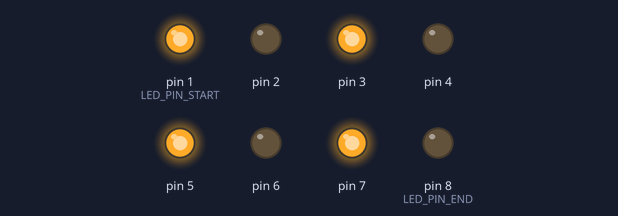
The sketch below on a simulated Arduino Uno, built with avr-gcc and run on an emulated ATmega328P. On the bench: output pins drawn as LEDs (lit = HIGH).

Above: at 0.5 s.
At 1.5 s:
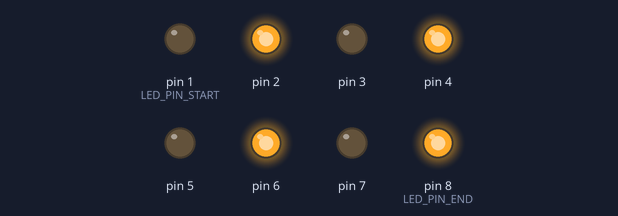
At 3.05 s:
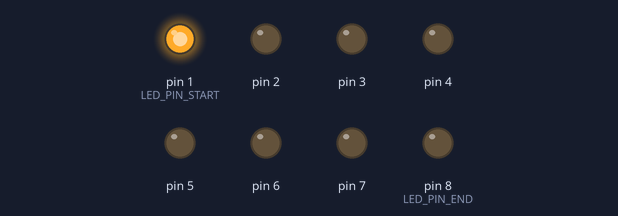
At 4.2 s:
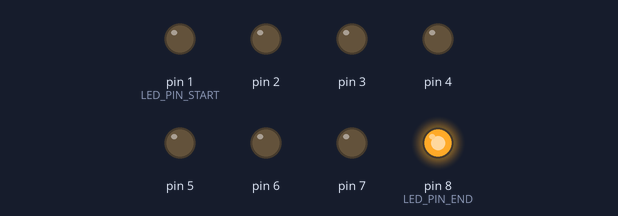
At 5.3 s:
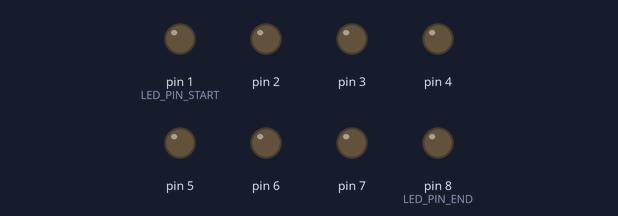
At 7.2 s:
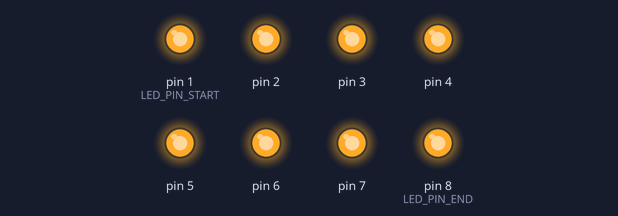
Timing chart, 0 to 10.1 s (numbered marks = the images above):
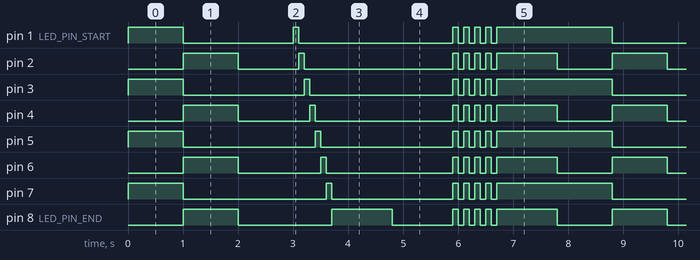

The sketch:

light-show.ino
```cpp
// LEDs are on pins 1 to 8.
#define LED_PIN_START 1
#define LED_PIN_END 8
#define DELAY_LENGTH 1000  // in milliseconds

void setup() {
  for (int pin_number = LED_PIN_START; pin_number <= LED_PIN_END; pin_number++)
    pinMode(pin_number, OUTPUT);  // set up all LEDs
}

// Turn on all odd-numbered LEDs
void onOddNumbers() {
  for (int i = LED_PIN_START; i <= LED_PIN_END; i++)
    digitalWrite(i, i % 2 == 0 ? LOW : HIGH);
}

// Turn on all even-numbered LEDs
void onEvenNumbers() {
  for (int i = LED_PIN_START; i <= LED_PIN_END; i++)
    digitalWrite(i, i % 2 == 0 ? HIGH : LOW);
}

// Turn off all LEDs
void offAllNumbers() {
  for (int i = LED_PIN_START; i <= LED_PIN_END; i++) digitalWrite(i, LOW);
}

void strobeLights() {
  // Turn on LEDs one-by-one.
  for (int active_led = LED_PIN_START; active_led <= LED_PIN_END;
       active_led++) {
    // Turn on only the active LED
    for (int i = LED_PIN_START; i <= LED_PIN_END; i++)
      digitalWrite(i, i == active_led ? HIGH : LOW);

    delay(100);
  }
}

void blinkLights() {
  int decrement = 100;
  int current_delay = DELAY_LENGTH;
  bool led_is_on = false;

  while (current_delay > 0) {
    for (int i = LED_PIN_START; i <= LED_PIN_END; i++)
      digitalWrite(i, led_is_on ? HIGH : LOW);

    delay(decrement);
    led_is_on = !led_is_on;
    current_delay -=
        decrement;  // subtract the time taken from the current delay
  }
}

void loop() {
  onOddNumbers();
  delay(DELAY_LENGTH);

  onEvenNumbers();
  delay(DELAY_LENGTH);

  offAllNumbers();
  delay(DELAY_LENGTH);

  strobeLights();
  delay(DELAY_LENGTH);

  offAllNumbers();
  delay(DELAY_LENGTH);

  blinkLights();
  delay(DELAY_LENGTH);
}
```

Measured:
- by itself, pin 1 (LED_PIN_START): repeats every 7.8 s: LOW 2.0 s, HIGH 0.10 s, LOW 2.8 s, 4 × (HIGH 0.10 s, LOW 0.10 s), HIGH 2.1 s
- by itself, pin 2: repeats every 7.8 s: LOW 1.1 s, HIGH 0.10 s, LOW 2.7 s, 4 × (HIGH 0.10 s, LOW 0.10 s), HIGH 1.1 s, LOW 1.0 s, HIGH 1.0 s
- by itself, pin 3: repeats every 7.8 s: LOW 2.2 s, HIGH 0.10 s, LOW 2.6 s, 4 × (HIGH 0.10 s, LOW 0.10 s), HIGH 2.1 s
- by itself, pin 4: repeats every 7.8 s: LOW 1.3 s, HIGH 0.10 s, LOW 2.5 s, 4 × (HIGH 0.10 s, LOW 0.10 s), HIGH 1.1 s, LOW 1.0 s, HIGH 1.0 s
- by itself, pin 5: repeats every 7.8 s: 2 × (LOW 2.4 s, HIGH 0.10 s), 3 × (LOW 0.10 s, HIGH 0.10 s), LOW 0.10 s, HIGH 2.1 s
- by itself, pin 6: repeats every 7.8 s: LOW 1.5 s, HIGH 0.10 s, LOW 2.3 s, 4 × (HIGH 0.10 s, LOW 0.10 s), HIGH 1.1 s, LOW 1.0 s, HIGH 1.0 s
- by itself, pin 7: repeats every 7.8 s: LOW 2.6 s, HIGH 0.10 s, LOW 2.2 s, 4 × (HIGH 0.10 s, LOW 0.10 s), HIGH 2.1 s
- by itself, pin 8 (LED_PIN_END): repeats every 7.8 s: LOW 1.7 s, HIGH 1.1 s, LOW 1.1 s, 4 × (HIGH 0.10 s, LOW 0.10 s), HIGH 1.1 s, LOW 1.0 s, HIGH 1.0 s
